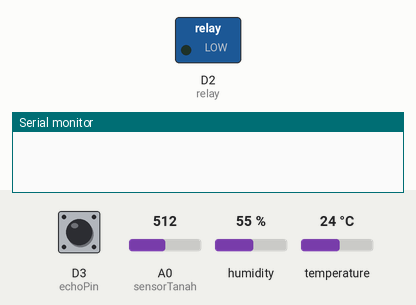
Simulated run of this sketch. Board: ESP8266 (NodeMCU). Parts: switched loads named in the sketch (green lamp = pin HIGH), the last lines printed to the serial monitor. The test bench sets the inputs (shaded band); at power-on: temperature 24 °C, D3 (echoPin) HIGH, A0 (sensorTanah) = 512, humidity 55 %. WiFi joins after 1.5 s; servers stay silent unless stated; pins used as bus, display or sensor lines are not drawn.

Above: at 0.1 s.
At 3.3 s:
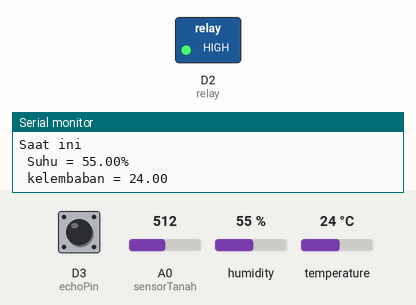
3.4 s: temperature set to 4 °C
10.4 s: D3 (echoPin) pulsed LOW 5 times (0.12 s each, 0.3 s apart)
18.9 s: D3 (echoPin) pulsed LOW 2 times (0.12 s each, 0.3 s apart)
Timing chart, 0 to 21.9 s (numbered marks = the images above; inputs shaded):
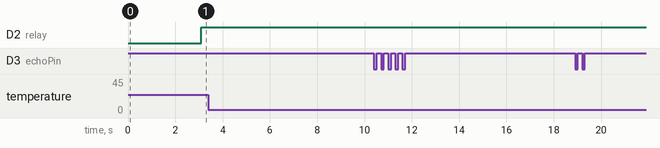

The sketch:

hidroponik.ino
```cpp
//Spesifikasi Pinout Komponen :
/* Sensor dht11
 *  => VCC (3.3V)
 *  => OUT
 *  => GND

 * Sensor Soil Moisture
 * => A0
 * => D0
 * => GND
 * => VCC (3.3V to 5V)

 * Sensor Ultrasonik
 * => VCC
 * => TRIG
 * => ECHO
 * => GND
 */


//Library yang dibutuhkan
#include <ESP8266WiFi.h>    //Library untuk Board NodeMCU V3 Lolin (ESP8266)
#include <Blynk.h>          //Library untuk App Blynk (legacy)
#include <DHT.h>            //Library untuk Sensor dht11
#include <LiquidCrystal.h>  //Library untuk Sensor Soil Moisture
#include <BlynkSimpleEsp8266.h>


//Penempatan setiap Pin pada nodeMCU

// Variable untuk Sensor Soil moisture
#define sensorTanah A0


// Variable untuk Sensor Ultrasonik
#define echoPin D3
#define trigPin D4

long durasi;   //waktu/Time (t)
int jarak;     //jarak/Distance (s)

// Variable untuk Sensor dht11
#define dhtPin D5
#define DHTTYPE DHT11

//Parameter DHT
DHT dht(dhtPin, DHTTYPE);

// Varible unutuk Relay
#define relay D2
//inisiasi App Blynk
#define BLYNK_PRINT Serial

//Variable Indikator Sensor Ultrasonik
int LED_HIJAU = D6;
int LED_MERAH = D7;

//Parameter waktu Blynk
BlynkTimer timer;


//Konfigurasi koneksi ke App Blynk
const char token[] = "ZfHTZVFhvts9T8w-wDZ26wyjIkyyQmWM";         //token Blynk
const char ssid[] = "WiFi.id";                                   //Nama username jaringan
const char pass[] = "sopokowe";                                  //Password jaringan

void sendUptime()              //Fungsi untuk pengiriman Pin virtual
{
   Blynk.virtualWrite(V3, millis() / 1000);
   Blynk.virtualWrite(V4, millis() / 1000);
   Blynk.virtualWrite(V5, millis() / 1000);
   Blynk.virtualWrite(V6, millis() / 1000);
}
void suhu()                   //Fungsi untuk membaca sensor dht11
{
  float h = dht.readHumidity();           //Baca suhu sebagai Fahrenheit
  float t = dht.readTemperature();        //Baca suhu sebagai Celcius

  //Kondisi jika suhu dan kelembaban tidak terdeteksi
  if ( isnan(h) || isnan(t) ) {
    Serial.println("Gagal membaca dari sensor DHT!");
    return;
  //Kondisi jika suhu dan kelembaban terdeteksi
  }else {
    //mengirim pesan pada serial monitor
    Serial.println("\n Kelembaban dan suhu \n");
    Serial.print("Saat ini \n Suhu = ");
    Serial.print(h);
    Serial.print("%  ");
    Serial.print("\n kelembaban = ");
    Serial.print(t);
  }
  //Pin Virtual di App Blynk (Legacy)
  Blynk.virtualWrite(V5, t);
  Blynk.virtualWrite(V6, h);
}


void setup() { //Fungsi awal untuk menjalankan Program

  Serial.begin(9600);         //memberikan baud sebesar 9600
  dht.begin();                //untuk menginisialisasi sensor dht11
  //Blynk.begin(token, ssid, pass,);                                   //Langkah 1
  Blynk.begin(token, ssid, pass, "blynk-cloud.com", 8442);             //Langkah 2
  //Blynk.begin(token, ssid, pass, IPAddress(192,168,1,100), 8442);    //Langkah 3

  while (Blynk.connect() == false) {

  }

  //inisiasi Pin
  pinMode(trigPin, OUTPUT);   //menjadikan pin trigger ultrasonik sebagai keluaran
  pinMode(echoPin, INPUT);    //menjadikan pin echo ultrasonik sebagai masukan
  pinMode(relay, OUTPUT);     //menjadikan pin relay sebagai keluaran


}

void loop() {  //Fungsi Kerja untuk menjalankan Program

  timer.setInterval(1000L, suhu);             //untuk memanggil fungsi suhu
  timer.setInterval(1000L, sendUptime);       //untuk mengirim data ke pin virtual

  //Kondisi ultrasonik mati
  digitalWrite(trigPin, LOW);
  delayMicroseconds(2);

  //Kondisi ultrasonik nyala
  digitalWrite(trigPin, HIGH);
  delayMicroseconds(10);

  //Perhitungan Matematis
  durasi = pulseIn(echoPin, HIGH);

  /* Rumus
   *  v = 340 m/s == 0.034 m/s
   *  time = distance(s)/speed(v)
   *  distance(s) = time(t) x 0.034(s) / 2
   */
  jarak = durasi * 0.034 / 2;

float dataTanah = analogRead(sensorTanah);    //mengambil data di pin sensorTanah => ke Variable dataTanah

  //Kondisi Tanah jika < 50%    (Kondisi Kering)
  if(dataTanah < 50){
    digitalWrite(relay, HIGH);
  }
  //Kondisi Tanah jika >50%/80% (Kondisi Normal)
  else if((dataTanah > 50) || (dataTanah = 80)){
    digitalWrite(relay, HIGH);
  }
  //Kondisi Tanah jika >80%/100% (Kondisi Basah)
  else if((dataTanah > 80) || (dataTanah = 100)){
    digitalWrite(relay, LOW);
    delay(1000);

    //Kondisi sensor Ultrasonik (Penampung Air)
    int i = jarak;

    //Logika For ketika i=jarak kurang dari 5 cm
    for(i=5; i<5; i++){
      digitalWrite(relay, LOW);
      digitalWrite(LED_HIJAU, HIGH);
    }
    //Logika For ketika i=jarak lebih dari 5 cm
    for(i=5; i>5; i++){
      digitalWrite(relay, HIGH);
      digitalWrite(LED_MERAH, HIGH);
    }
    //Pin Virtual di App Blynk (Legacy)
    Blynk.virtualWrite(V4, dataTanah);        //Pin Virtual untuk Sensor Soil Moisture
    Blynk.virtualWrite(V3, i);                //Pin Virtual untuk Sensor Soil Ultrasonik
  }

Blynk.run();            //untuk menjalankan Blynk
timer.run();            //untuk memulai timer
}
```
